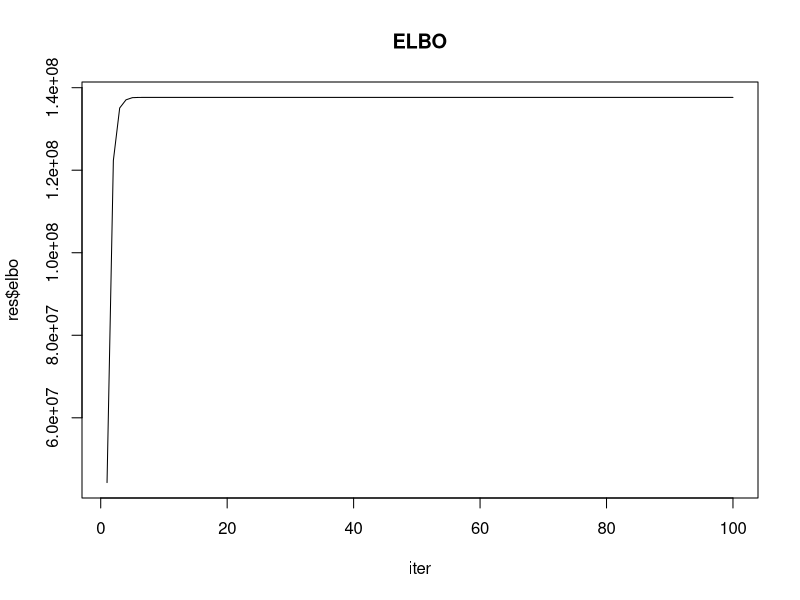

The R script that drew this image:
## ELBO for matrix factorization Poisson-SuSiE
# Y: (N, M)
# F: (K, M)
# xi: (N, D, M)
# gamma_bar: (N, D, K)
# alpha: (N, D, K)
# lambda: (N, D, K)
# alpha0: (N, D)
# lambda0: (N, D)
mf_ELBO <- function(Y, F, xi, gamma_bar, alpha, lambda, alpha0, lambda0) {
  N = dim(gamma_bar)[1]
  D = dim(gamma_bar)[2]
  K = dim(gamma_bar)[3]
  log_F = log(F)
  F_sum = rowSums(F)  # (K,)

  E_log_beta_cond = digamma(alpha) - log(lambda)  # (N, D, K)
  E_log_beta = rowSums(gamma_bar * E_log_beta_cond, dims = 2)  # (N, D)

  term1 = 0
  term2 = 0
  term4 = 0
  for (dd in 1:D) {
    xi_d_Y = xi[, dd, ] * Y  # (N, M)

    # Σ_{i,m} ξ_{imd} y_{im} E[log β_{id}]
    term1 = term1 + sum(E_log_beta[, dd] * rowSums(xi_d_Y))

    # Σ_{i,m} ξ_{imd} y_{im} Σ_k γ̄_{idk} log(F_{km})
    E_log_F_d = gamma_bar[, dd, ] %*% log_F  # (N, M)
    term2 = term2 + sum(xi_d_Y * E_log_F_d)

    # -Σ_{i,m} y_{im} ξ_{imd} log(ξ_{imd})
    xl = xi[, dd, ] * log(xi[, dd, ])
    xl[is.nan(xl)] = 0
    term4 = term4 - sum(xl * Y)
  }

  # -Σ_{i,d,k} γ̄_{idk} (α_{idk}/λ_{idk}) F_sum_k
  gbe = matrix(gamma_bar * alpha / lambda, nrow = N * D, ncol = K)
  term3 = -sum(gbe %*% F_sum)

  # KL discrete: Σ_{i,d,k} γ̄_{idk} (log γ̄_{idk} - log(1/K))
  gb_log_gb = gamma_bar * log(gamma_bar)
  gb_log_gb[is.nan(gb_log_gb)] = 0
  KL_disc = sum(gb_log_gb) + N * D * log(K)

  # KL continuous — loop over k to avoid broadcasting (N,D) -> (N,D,K)
  KL_cont = 0
  for (k in 1:K) {
    KL_cont = KL_cont + sum(gamma_bar[, , k] * (
      (alpha[, , k] - alpha0) * digamma(alpha[, , k])
      + (log(lambda[, , k]) - log(lambda0)) * alpha0
      - (lgamma(alpha[, , k]) - lgamma(alpha0))
      - (lambda[, , k] - lambda0) * alpha[, , k] / lambda[, , k]
    ))
  }

  ELBO = term1 + term2 + term3 + term4 - KL_disc - KL_cont
  return(ELBO)
}

## vectorized inverse digamma via Newton's method (Minka 2000)
inv_digamma <- function(target, n_iter = 5) {
  x = ifelse(target >= -2.22, exp(target) + 0.5, -1 / (target - digamma(1)))
  for (j in 1:n_iter) {
    x = x - (digamma(x) - target) / trigamma(x)
  }
  return(x)
}

## matrix factorization Poisson-SuSiE
# Y: (N, M) count matrix
# F: (K, M) shared factor matrix
# alpha0: (N, D) prior shape
# lambda0: (N, D) prior rate
mf_poi_susie <- function(Y, F, alpha0, lambda0, max_iters = 100, update_prior = TRUE,
                         break_symmetry = FALSE, tol_dist_sim = 1e-4, init_seed = NULL) {
  N = nrow(Y)
  M = ncol(Y)
  K = nrow(F)
  D = ncol(alpha0)

  log_F = log(F)
  F_sum = rowSums(F)  # (K,)

  ## initialization
  if (!is.null(init_seed)) set.seed(init_seed)
  gamma_bar = array(rgamma(N * D * K, 1, 1), dim = c(N, D, K))
  gb_sums = rowSums(gamma_bar, dims = 2)  # (N, D)
  for (k in 1:K) gamma_bar[, , k] = gamma_bar[, , k] / gb_sums

  alpha = array(rgamma(N * D * K, 1, 1), dim = c(N, D, K))
  lambda = array(0, dim = c(N, D, K))
  for (k in 1:K) lambda[, , k] = lambda0 + F_sum[k]

  xi = array(1 / D, dim = c(N, D, M))
  elbo_hist = numeric(max_iters)

  for (iter in 1:max_iters) {

    if (break_symmetry && D > 1) {
      unif = rep(1 / K, K)
      unif_mat_N = matrix(unif, N, K, byrow = TRUE)
      is_active = matrix(TRUE, N, D)
      for (dd in 1:D) {
        is_active[, dd] = sqrt(rowSums((gamma_bar[, dd, ] - unif_mat_N)^2)) > tol_dist_sim
      }
      repeat {
        any_merged = FALSE
        for (d1 in 1:(D - 1)) {
          for (d2 in (d1 + 1):D) {
            pdist = sqrt(rowSums((gamma_bar[, d1, ] - gamma_bar[, d2, ])^2))
            to_merge = which(pdist < tol_dist_sim & is_active[, d1] & is_active[, d2])
            if (length(to_merge) > 0) {
              any_merged = TRUE
              gamma_bar[to_merge, d1, ] = (gamma_bar[to_merge, d1, ] + gamma_bar[to_merge, d2, ]) / 2
              gamma_bar[to_merge, d2, ] = unif_mat_N[to_merge, , drop = FALSE]
              is_active[to_merge, d2] = FALSE
            }
          }
        }
        if (!any_merged) break
      }
    }

    for (d in 1:D) {
      ## update xi for all observations
      E_log_beta_cond = digamma(alpha) - log(lambda)  # (N, D, K)
      E_log_beta = rowSums(gamma_bar * E_log_beta_cond, dims = 2)  # (N, D)

      for (dd in 1:D) {
        xi[, dd, ] = gamma_bar[, dd, ] %*% log_F + E_log_beta[, dd]
      }
      log_xi_max = xi[, 1, ]
      for (dd in 2:D) log_xi_max = pmax(log_xi_max, xi[, dd, ])
      for (dd in 1:D) xi[, dd, ] = xi[, dd, ] - log_xi_max
      xi = exp(xi)
      xi_sum = xi[, 1, ]
      if (D > 1) for (dd in 2:D) xi_sum = xi_sum + xi[, dd, ]
      for (dd in 1:D) xi[, dd, ] = xi[, dd, ] / xi_sum

      ## update effect d for all observations
      xi_d_Y = xi[, d, ] * Y  # (N, M)
      xi_d_Y_sum = rowSums(xi_d_Y)  # (N,)

      alpha_id = xi_d_Y_sum + alpha0[, d]  # (N,)
      for (k in 1:K) alpha[, d, k] = alpha_id
      for (k in 1:K) lambda[, d, k] = lambda0[, d] + F_sum[k]

      # logprob: (N, K)
      logprob = xi_d_Y %*% t(log_F) - alpha_id * log(outer(lambda0[, d], F_sum, "+"))
      logprob = logprob - apply(logprob, 1, max)
      gamma_bar_d = exp(logprob)
      gamma_bar[, d, ] = gamma_bar_d / rowSums(gamma_bar_d)

      if (update_prior) {
        E_beta_bar = rowSums(gamma_bar[, d, ] * alpha[, d, ] / lambda[, d, ])  # (N,)
        E_log_beta_bar = rowSums(gamma_bar[, d, ] *
                                   (digamma(alpha[, d, ]) - log(lambda[, d, ])))  # (N,)
        lambda0[, d] = alpha0[, d] / E_beta_bar
        target = E_log_beta_bar + log(lambda0[, d])  # (N,)
        alpha0[, d] = inv_digamma(target)
        lambda0[, d] = alpha0[, d] / E_beta_bar
      }
    }

    elbo_hist[iter] = mf_ELBO(Y, F, xi, gamma_bar, alpha, lambda, alpha0, lambda0)
  }

  res = list(gamma_bar = gamma_bar, alpha = alpha, lambda = lambda,
             alpha0 = alpha0, lambda0 = lambda0, xi = xi, elbo = elbo_hist)
  return(res)
}

## simulation
set.seed(42)
N = 100
M = 5000
K = 10
D = 3

F = matrix(rgamma(M * K, shape = 0.1, rate = 0.01), nrow = K, ncol = M)

## L: (N, K) — 4 groups of observations with different sparsity patterns
## all share factor 1; groups differ on which 2 other factors are active
n_per_group = N / 4
L = matrix(0, nrow = N, ncol = K)
grp = rep(1:4, each = n_per_group)

L[grp == 1, c(1, 2, 3)] = matrix(rgamma(n_per_group * 3, 2, 1), n_per_group, 3)
L[grp == 2, c(1, 2, 4)] = matrix(rgamma(n_per_group * 3, 2, 1), n_per_group, 3)
L[grp == 3, c(1, 5, 6)] = matrix(rgamma(n_per_group * 3, 2, 1), n_per_group, 3)
L[grp == 4, c(1, 5, 7)] = matrix(rgamma(n_per_group * 3, 2, 1), n_per_group, 3)

## sample Y ~ Poi(L %*% F)
rate = L %*% F  # (N, M)
Y = matrix(rpois(N * M, rate), nrow = N, ncol = M)

## fit
alpha0 = matrix(1, N, D)
lambda0 = matrix(1, N, D)
res = mf_poi_susie(Y, F, alpha0, lambda0, max_iters = 100,
                   update_prior = TRUE, break_symmetry = TRUE, init_seed = 1)

plot(res$elbo, type = "l", main = "ELBO", xlab = "iter")

## check recovery: for each observation, which factors have highest PIP?
## gamma_bar: (N, D, K) — for each (i, d), which k has the most mass?
top_k = matrix(0, N, D)
for (d in 1:D) top_k[, d] = apply(res$gamma_bar[, d, ], 1, which.max)

cat("True nonzero coordinates per group:\n")
cat("  Group 1: 1, 2, 3\n")
cat("  Group 2: 1, 2, 4\n")
cat("  Group 3: 1, 5, 6\n")
cat("  Group 4: 1, 5, 7\n\n")

cat("Recovered top-k per effect (rows = observations, cols = effects):\n")
for (g in 1:4) {
  cat(sprintf("Group %d:\n", g))
  idx = which(grp == g)
  print(table(apply(top_k[idx, ], 1, function(x) paste(sort(x), collapse = ","))))
  cat("\n")
}
